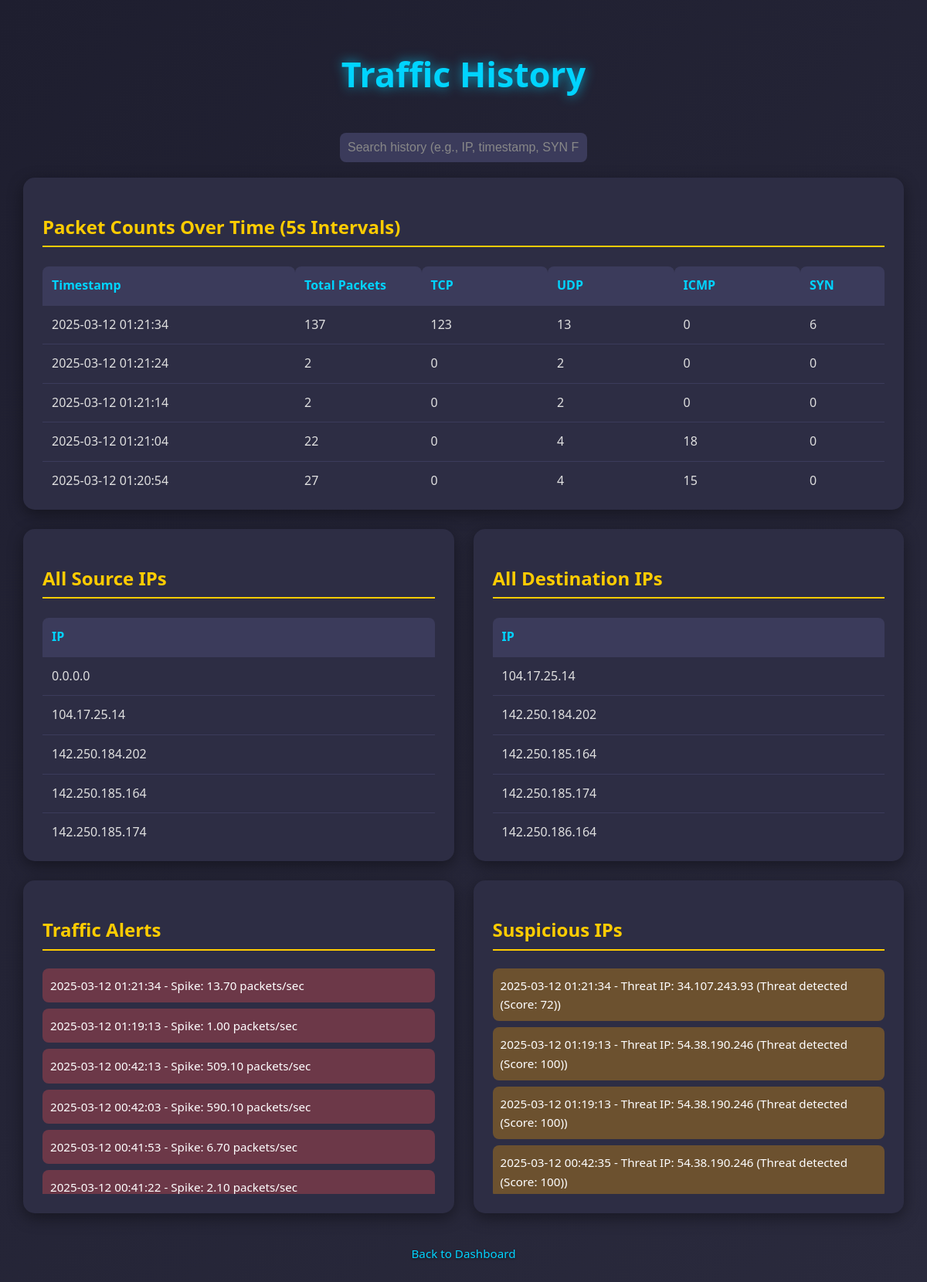
The app's page /history with its own data.
### tables this page shows
CREATE TABLE packet_counts 
                 (timestamp TEXT, total_packets INTEGER, tcp INTEGER, udp INTEGER, icmp INTEGER, syn_count INTEGER);

CREATE TABLE traffic_alerts (timestamp TEXT, message TEXT);

CREATE TABLE threat_alerts (timestamp TEXT, message TEXT);

### main.py (the view)
@app.route('/history')
def history():
    import sqlite3
    conn = sqlite3.connect('traffic.db')
    c = conn.cursor()
    c.execute('SELECT timestamp, total_packets, tcp, udp, icmp, syn_count FROM packet_counts ORDER BY timestamp DESC')
    packet_data = c.fetchall()
    c.execute('SELECT DISTINCT ip FROM source_ips ORDER BY ip')
    src_ips = [row[0] for row in c.fetchall()]
    c.execute('SELECT DISTINCT ip FROM dest_ips ORDER BY ip')
    dst_ips = [row[0] for row in c.fetchall()]
    c.execute('SELECT timestamp, message FROM traffic_alerts ORDER BY timestamp DESC')
    traffic_alerts = c.fetchall()
    c.execute('SELECT timestamp, message FROM threat_alerts ORDER BY timestamp DESC')
    threat_alerts = c.fetchall()
    conn.close()
    return render_template('history.html', packet_data=packet_data, src_ips=src_ips, dst_ips=dst_ips,
                          traffic_alerts=traffic_alerts, threat_alerts=threat_alerts)

### templates/history.html (shortened to what this page needs)
<!DOCTYPE html>
<html lang="en">
<head>
</head>
<body>
    <h1>Traffic History</h1>
    <div class="search-bar">
        <input type="text" id="search" placeholder="Search history (e.g., IP, timestamp, SYN Flood)" onkeyup="searchHistory()">
    </div>
    <div class="container">
        <div class="full-width-card">
            <h2>Packet Counts Over Time (5s Intervals)</h2>
            <div class="scrollable">
                <table id="packetTable">
                    <tr>
                        <th>Timestamp</th>
                        <th>Total Packets</th>
                        <th>TCP</th>
                        <th>UDP</th>
                        <th>ICMP</th>
                        <th>SYN</th>
                    </tr>
                    {% for row in packet_data %}
                        <tr>
                            <td>{{ row[0] }}</td>
                            <td>{{ row[1] }}</td>
                            <td>{{ row[2] }}</td>
                            <td>{{ row[3] }}</td>
                            <td>{{ row[4] }}</td>
                            <td>{{ row[5] }}</td>
                        </tr>
                    {% endfor %}
                </table>
            </div>
        </div>
        <div class="dual-card-container">
            <div class="card">
                <h2>All Source IPs</h2>
                <div class="scrollable">
                    <table id="srcIpTable">
                        <tr><th>IP</th></tr>
                        {% for ip in src_ips %}
                            <tr><td>{{ ip }}</td></tr>
                        {% endfor %}
                    </table>
                </div>
            </div>
            <div class="card">
                <h2>All Destination IPs</h2>
                <div class="scrollable">
                    <table id="dstIpTable">
                        <tr><th>IP</th></tr>
                        {% for ip in dst_ips %}
                            <tr><td>{{ ip }}</td></tr>
                        {% endfor %}
                    </table>
                </div>
            </div>
        </div>
        <div class="dual-card-container">
            <div class="card">
                <h2>Traffic Alerts</h2>
                <div class="scrollable alerts-section">
                    {% if traffic_alerts %}
                        <ul id="trafficAlerts">
                            {% for alert in traffic_alerts %}
                                <li>{{ alert[1] }}</li>
                            {% endfor %}
                        </ul>
                    {% else %}
                        <p>No traffic alerts recorded</p>
                    {% endif %}
                </div>
            </div>
            <div class="card">
                <h2>Suspicious IPs</h2>
                <div class="scrollable alerts-section threat-alerts">
                    {% if threat_alerts %}
                        <ul id="threatAlerts">
                            {% for alert in threat_alerts %}
                                <li>{{ alert[1] }}</li>
                            {% endfor %}
                        </ul>
                    {% else %}
                        <p>No suspicious IPs recorded</p>
                    {% endif %}
                </div>
            </div>
        </div>
    </div>
    <footer><a href="/">Back to Dashboard</a></footer>
</body>
</html>

### templates/history.html (style rules this page uses)
body { font-family: 'Segoe UI', Arial, sans-serif; background: linear-gradient(135deg, #1e1e2f, #2a2a3d); color: #e0e0e0; margin: 0; padding: 30px; line-height: 1.6; }
h1 { text-align: center; color: #00d4ff; font-size: 2.8em; margin-bottom: 40px; text-shadow: 0 0 15px rgba(0, 212, 255, 0.7); }
.search-bar { margin-bottom: 20px; text-align: center; }
.search-bar input { padding: 10px; width: 300px; border: none; border-radius: 8px; background: #3b3b5b; color: #e0e0e0; font-size: 1em; }
.search-bar input::placeholder { color: #888; }
.container { max-width: 1400px; margin: 0 auto; }
.full-width-card { background: #2d2d44; border-radius: 15px; padding: 25px; box-shadow: 0 6px 20px rgba(0, 0, 0, 0.4); margin-bottom: 25px; transition: transform 0.3s ease, box-shadow 0.3s ease; }
.dual-card-container { display: grid; grid-template-columns: repeat(auto-fit, minmax(350px, 1fr)); gap: 25px; margin-bottom: 25px; }
.card { background: #2d2d44; border-radius: 15px; padding: 25px; box-shadow: 0 6px 20px rgba(0, 0, 0, 0.4); transition: transform 0.3s ease, box-shadow 0.3s ease; }
.full-width-card h2, .card h2 { color: #ffcc00; font-size: 1.5em; margin-bottom: 15px; border-bottom: 2px solid #ffcc00; padding-bottom: 5px; }
table { width: 100%; border-collapse: collapse; margin-top: 10px; }
th, td { padding: 12px; text-align: left; border-bottom: 1px solid #3b3b5b; white-space: nowrap; overflow: hidden; text-overflow: ellipsis; }
th { background: #3b3b5b; color: #00d4ff; border-radius: 8px 8px 0 0; }
#packetTable th:nth-child(1), #packetTable td:nth-child(1) { width: 30%; }
#packetTable th:nth-child(2), #packetTable td:nth-child(2) { width: 15%; }
#packetTable th:nth-child(3), #packetTable td:nth-child(3) { width: 15%; }
#packetTable th:nth-child(4), #packetTable td:nth-child(4) { width: 15%; }
#packetTable th:nth-child(5), #packetTable td:nth-child(5) { width: 15%; }
#packetTable th:nth-child(6), #packetTable td:nth-child(6) { width: 10%; }
.scrollable { max-height: 300px; overflow-y: auto; }
.alerts-section ul { list-style: none; padding: 0; margin: 0; }
.alerts-section li { background: rgba(255, 85, 85, 0.3); color: #fff; padding: 10px; margin: 8px 0; border-radius: 8px; font-size: 0.95em; transition: background 0.3s ease; }
.threat-alerts li { background: rgba(255, 165, 0, 0.3); }
footer { text-align: center; margin-top: 40px; color: #888; font-size: 0.95em; text-shadow: 0 1px 3px rgba(0, 0, 0, 0.5); }
a { color: #00d4ff; text-decoration: none; }

### records on screen
packet_counts: timestamp "2025-03-12 01:21:34", total_packets "137", tcp "123", udp "13", icmp "0", syn_count "6"
packet_counts: timestamp "2025-03-12 01:21:24", total_packets "2", tcp "0", udp "2", icmp "0", syn_count "0"
packet_counts: timestamp "2025-03-12 01:21:14", total_packets "2", tcp "0", udp "2", icmp "0", syn_count "0"
packet_counts: timestamp "2025-03-12 01:21:04", total_packets "22", tcp "0", udp "4", icmp "18", syn_count "0"
packet_counts: timestamp "2025-03-12 01:20:54", total_packets "27", tcp "0", udp "4", icmp "15", syn_count "0"
traffic_alerts: message "2025-03-12 01:21:34 - Spike: 13.70 packets/sec"
traffic_alerts: message "2025-03-12 01:19:13 - Spike: 1.00 packets/sec"
traffic_alerts: message "2025-03-12 00:42:13 - Spike: 509.10 packets/sec"
traffic_alerts: message "2025-03-12 00:42:03 - Spike: 590.10 packets/sec"
traffic_alerts: message "2025-03-12 00:41:53 - Spike: 6.70 packets/sec"
traffic_alerts: message "2025-03-12 00:41:22 - Spike: 2.10 packets/sec"
threat_alerts: message "2025-03-12 01:21:34 - Threat IP: 34.107.243.93 (Threat detected (Score: 72))"
threat_alerts: message "2025-03-12 01:19:13 - Threat IP: 54.38.190.246 (Threat detected (Score: 100))"
threat_alerts: message "2025-03-12 01:19:13 - Threat IP: 54.38.190.246 (Threat detected (Score: 100))"
threat_alerts: message "2025-03-12 00:42:35 - Threat IP: 54.38.190.246 (Threat detected (Score: 100))"

### other values on screen
{{ ip }} "0.0.0.0" "104.17.25.14" "142.250.184.202" "142.250.185.164" "142.250.185.174"
{{ ip }} "104.17.25.14" "142.250.184.202" "142.250.185.164" "142.250.185.174" "142.250.186.164"
